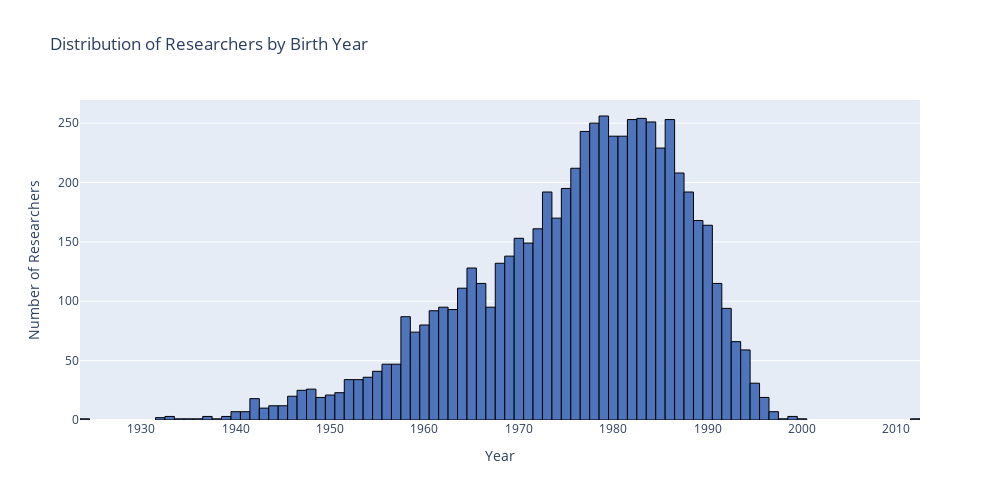

This figure's notebook cell:
### Code cell
# Filter dataset to only responses with birth years
df_filtered = df1.dropna(subset=['DE1'])

# Count researchers per birth year
year_counts = df_filtered['DE1'].value_counts().sort_index()

fig = px.bar(
    x=year_counts.index, 
    y=year_counts.values,
    labels={'x': 'Year', 'y': 'Number of Researchers'},
    title="Distribution of Researchers by Birth Year"
)

fig.update_traces(
    marker=dict(color="#4E74BC", line=dict(color='black', width=1))
)

fig.update_layout(
    width=1000,
    height=500,
    bargap=0
)

fig.show()

### Figure 1 — Plotly figure (JSON) as saved in the notebook; plotly's stock layout.template omitted (floating-point values rounded to 4 significant figures)
{"data": [{"hovertemplate": "Year=%{x}<br>Number of Researchers=%{y}<extra></extra>", "legendgroup": "", "marker": {"color": "#4E74BC", "line": {"color": "black", "width": 1}, "pattern": {"shape": ""}}, "name": "", "orientation": "v", "showlegend": false, "textposition": "auto", "type": "bar", "x": [1924, 1932, 1933, 1934, 1935, 1936, 1937, 1938, 1939, 1940, 1941, 1942, 1943, 1944, 1945, 1946, 1947, 1948, 1949, 1950, 1951, 1952, 1953, 1954, 1955, 1956, 1957, 1958, 1959, 1960, 1961, 1962, 1963, 1964, 1965, 1966, 1967, 1968, 1969, 1970, 1971, 1972, 1973, 1974, 1975, 1976, 1977, 1978, 1979, 1980, 1981, 1982, 1983, 1984, 1985, 1986, 1987, 1988, 1989, 1990, 1991, 1992, 1993, 1994, 1995, 1996, 1997, 1998, 1999, 2000, 2012], "xaxis": "x", "y": [1, 2, 3, 1, 1, 1, 3, 1, 3, 7, 7, 18, 10, 12, 12, 20, 25, 26, 19, 21, 23, 34, 34, 36, 41, 47, 47, 87, 74, 80, 92, 95, 93, 111, 128, 115, 95, 132, 138, 153, 149, 161, 192, 170, 195, 212, 243, 250, 256, 239, 239, 253, 254, 251, 229, 253, 208, 192, 168, 164, 115, 94, 66, 59, 31, 19, 7, 1, 3, 1, 1], "yaxis": "y"}], "layout": {"bargap": 0, "barmode": "relative", "height": 500, "legend": {"tracegroupgap": 0}, "title": {"text": "Distribution of Researchers by Birth Year"}, "width": 1000, "xaxis": {"anchor": "y", "domain": [0, 1], "title": {"text": "Year"}}, "yaxis": {"anchor": "x", "domain": [0, 1], "title": {"text": "Number of Researchers"}}}}
